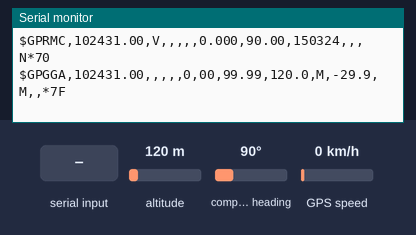
Bench run of a sketch on a simulated ESP32. Parts: the last lines printed to the serial monitor. Inputs (shaded band) come from the test bench; at power-on: altitude 120 m, compass heading 90°, GPS speed 0 km/h. The GPS gets a fix after 3 s at 37.7749, -122.4194 with 8 satellites.

Above: at 1.2 s.
1.3 s: altitude set to 20 m
At 2.5 s:
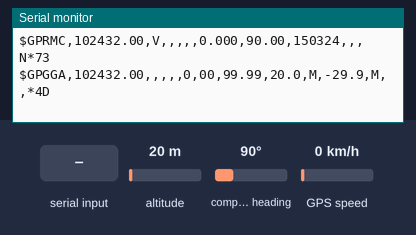
4.5 s: compass heading set to 269°
At 5.7 s:
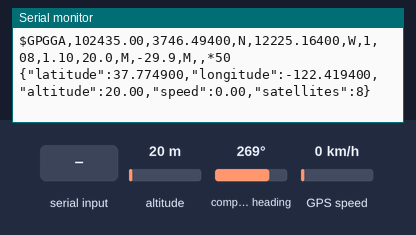
8.6 s: GPS speed set to 30 km/h
At 10.0 s:
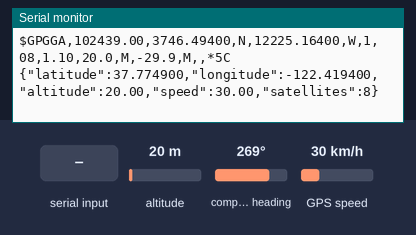
11.6 s: "1" received over the second serial link
At 13.0 s:
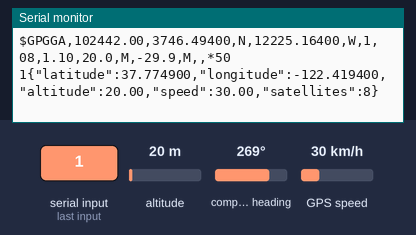
14.7 s: altitude set to 250 m
At 16.1 s:
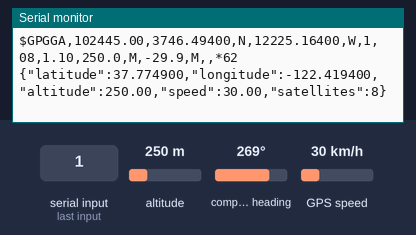
18.8 s: altitude set to 750 m
At 20.1 s:
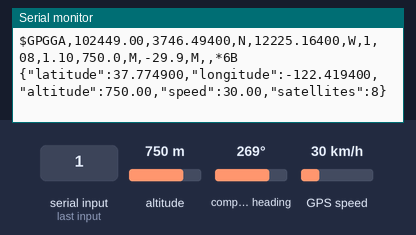
Timing chart, 0 to 21.8 s (numbered marks = the images above; inputs shaded):
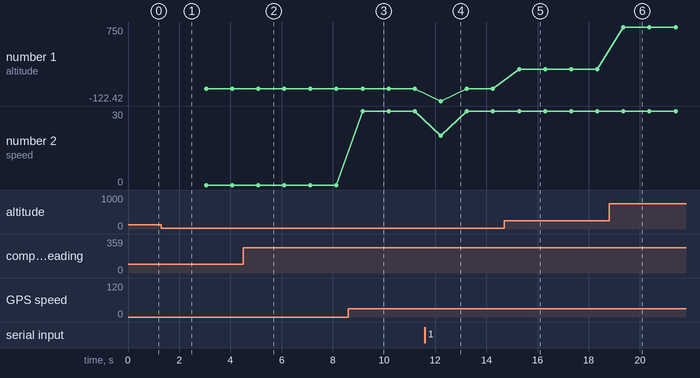

Measured:
- after the input at 1.3 s, the serial monitor: prints a new line after 0.73 s (image 1)
- after the input at 4.5 s, the serial monitor: prints a new line after 0.57 s (image 2)
- after the input at 8.6 s, the serial monitor: prints a new line after 0.55 s (image 3)
- after the input at 11.6 s, the serial monitor: prints a new line after 0.62 s (image 4)
- after the input at 14.7 s, the serial monitor: prints a new line after 0.57 s (image 5)
- after the input at 18.8 s, the serial monitor: prints a new line after 0.54 s (image 6)
- plotted number 1: 20 → 250 after the input at 14.7 s, 250 → 750 after the input at 18.8 s
- plotted number 2: 0 → 30 after the input at 8.6 s

The sketch:

gps_serial.ino
```cpp
#include <TinyGPS++.h>
#include <HardwareSerial.h>

// GPS Module
HardwareSerial SerialGPS(1); // Use UART 1 for GPS
TinyGPSPlus gps;

void setup() {
  // Start Serial Monitor
  Serial.begin(115200);

  // Start GPS Serial
  SerialGPS.begin(9600, SERIAL_8N1, 16, 17); // RX=16, TX=17
}

void loop() {
  // Process GPS data
  while (SerialGPS.available() > 0) {
    char c = SerialGPS.read();
    Serial.write(c);  // Print raw GPS data to Serial Monitor
    gps.encode(c);
  }

  if (gps.location.isValid()) {
    // Prepare GPS data as JSON
    String gpsJson = "{\"latitude\":" + String(gps.location.lat(), 6) +
                     ",\"longitude\":" + String(gps.location.lng(), 6) +
                     ",\"altitude\":" + String(gps.altitude.meters()) +
                     ",\"speed\":" + String(gps.speed.kmph()) +
                     ",\"satellites\":" + String(gps.satellites.value()) + "}";

    // Send GPS data over Serial
    Serial.println(gpsJson);
  }

  delay(1000); // Send data every second
}
```
